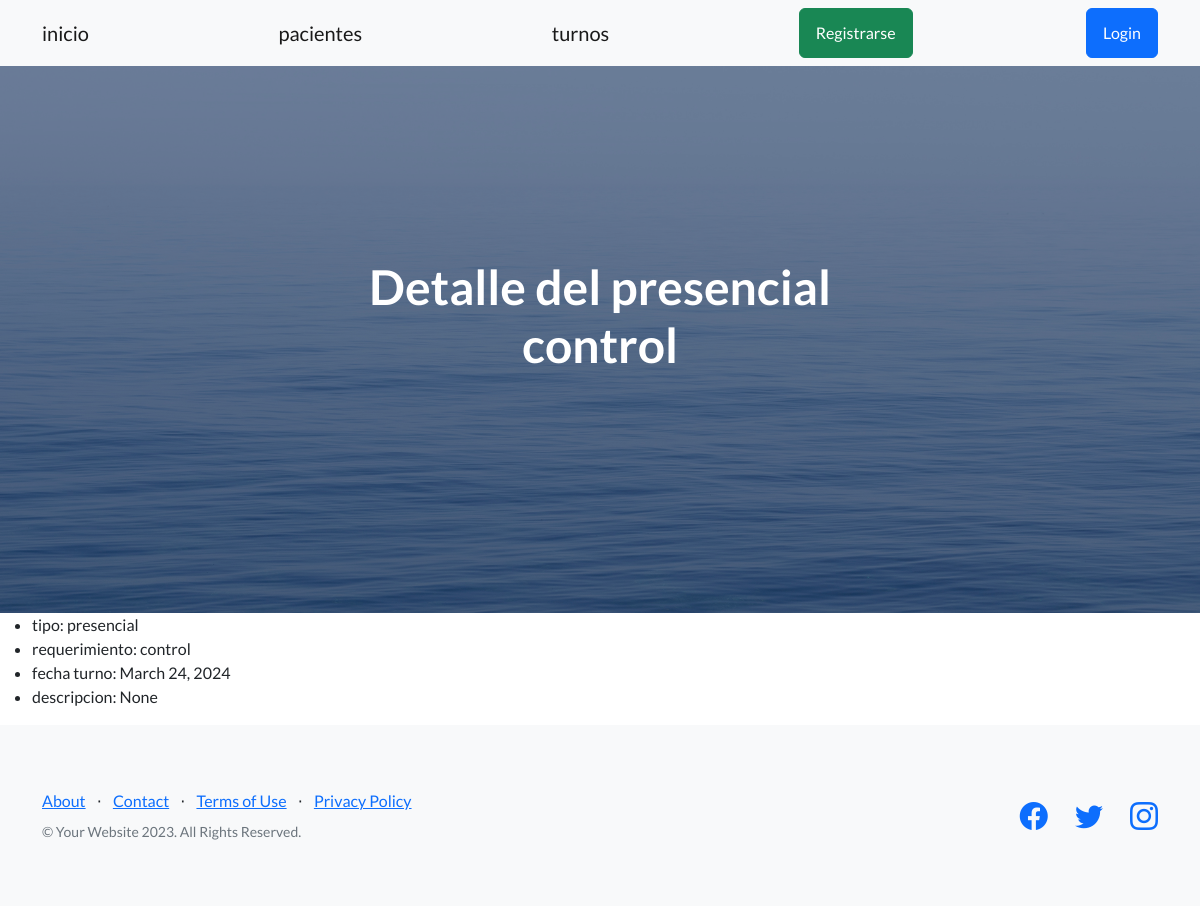
Page /servicio/turnos/1/ on the committed database.
### servicio/models.py (models this page shows)
class turno(models.Model):
    tipo = models.CharField(max_length=50)
    requerimiento = models.CharField(max_length=50)
    fecha_turno = models.DateField()
    descripcion = RichTextField(null=True)
    def __str__(self):
        return f"{self.tipo} {self.requerimiento}"

### servicio/views.py (the view)
# urls.py: path('turnos/<int:pk>/', views.Detalle_turno.as_view(), name='Detalle_turno'),
class Detalle_turno(DetailView):
    model = turno
    template_name = 'turnos/detalle_turno.html'

### servicio/templates/turnos/detalle_turno.html
{% extends "padre.html"%}
{% block h1_header %}
Detalle del {{turno}}
{% endblock h1_header %}
{% block main %}
<ul>
    <li>tipo: {{turno.tipo}}</li>
    <li>requerimiento: {{turno.requerimiento}}</li>
    <li>fecha turno: {{turno.fecha_turno}}</li>
    <li>descripcion: {{turno.descripcion | safe}}</li>
</ul>
{% endblock main %}

### rows in the picture
turno: tipo+requerimiento "presencial control", tipo "presencial", requerimiento "control", fecha_turno "March 24, 2024", descripcion "None"
